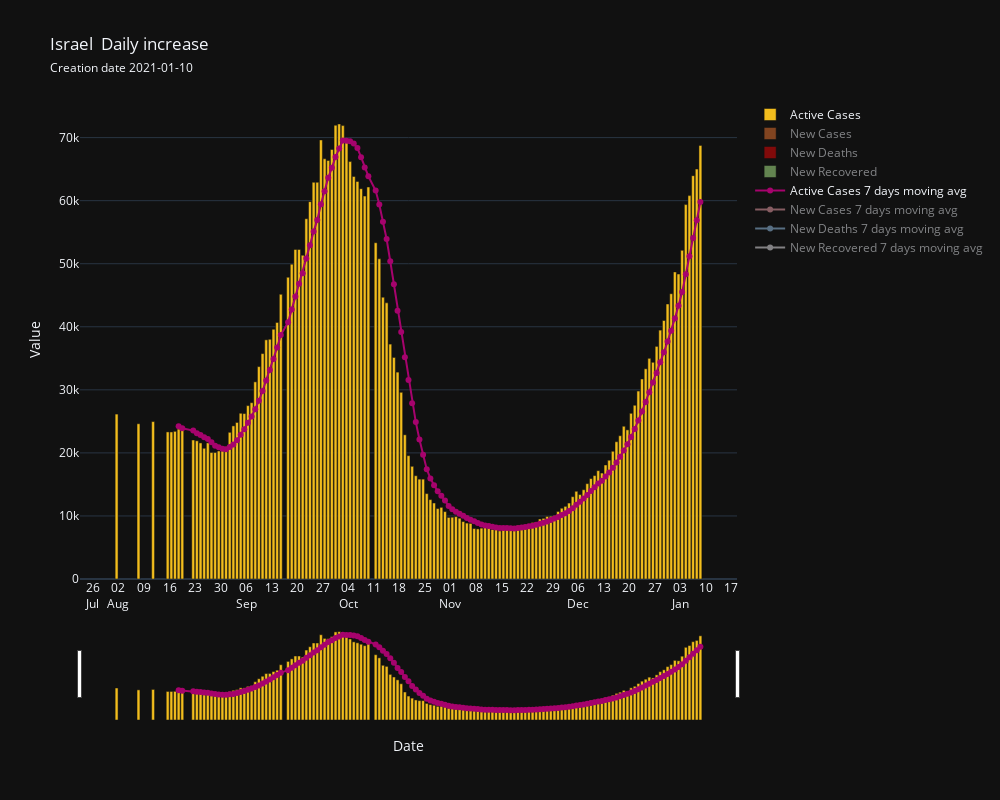

This figure's notebook cell:
### Markdown cell above
#### Daily increases in deaths, recoveries, active cases,new cases.

### Code cell
country.daily_increase3(save = True)

### Figure 1 — Plotly figure (JSON) as saved in the notebook; plotly's stock layout.template omitted (floating-point values rounded to 4 significant figures; data arrays with more than 128 entries replaced by an {"elided": "..."} marker saying what was removed)
{"data": [{"marker": {"color": "#F2BD1D"}, "name": "Active Cases", "type": "bar", "x": {"elided": "146 str values"}, "y": {"elided": "146 int values"}}, {"marker": {"color": "#F27830"}, "name": "New Cases", "type": "bar", "visible": "legendonly", "x": {"elided": "146 str values"}, "y": {"elided": "146 float values"}}, {"marker": {"color": "#F20505"}, "name": "New Deaths", "type": "bar", "visible": "legendonly", "x": {"elided": "146 str values"}, "y": {"elided": "146 float values"}}, {"marker": {"color": "#B5F88F"}, "name": "New Recovered", "type": "bar", "visible": "legendonly", "x": {"elided": "146 str values"}, "y": {"elided": "146 float values"}}, {"line": {"color": "#A6036D"}, "mode": "lines+markers", "name": "Active Cases 7 days moving avg", "type": "scatter", "x": {"elided": "146 str values"}, "y": {"elided": "146 float values"}}, {"line": {"color": "#FBA9B4"}, "mode": "lines+markers", "name": "New Cases 7 days moving avg", "type": "scatter", "visible": "legendonly", "x": {"elided": "146 str values"}, "y": {"elided": "146 float values"}}, {"line": {"color": "#9FCEF6"}, "mode": "lines+markers", "name": "New Deaths 7 days moving avg", "type": "scatter", "visible": "legendonly", "x": {"elided": "146 str values"}, "y": {"elided": "146 float values"}}, {"line": {"color": "#F4F2F7"}, "mode": "lines+markers", "name": "New Recovered 7 days moving avg", "type": "scatter", "visible": "legendonly", "x": {"elided": "146 str values"}, "y": {"elided": "146 float values"}}], "layout": {"autosize": false, "barmode": "overlay", "height": 800, "title": {"text": "Israel  Daily increase <br><span style='font-size:12px;'>Creation date 2021-01-10</span>"}, "width": 1000, "xaxis": {"dtick": 604800000.0, "rangeslider": {"visible": true}, "tick0": "2020-08-02T00:00:00", "tickangle": 0, "tickformat": "%d\n%b", "ticklabelmode": "period", "title": {"text": "Date"}, "type": "date"}, "yaxis": {"title": {"text": "Value"}}}}
